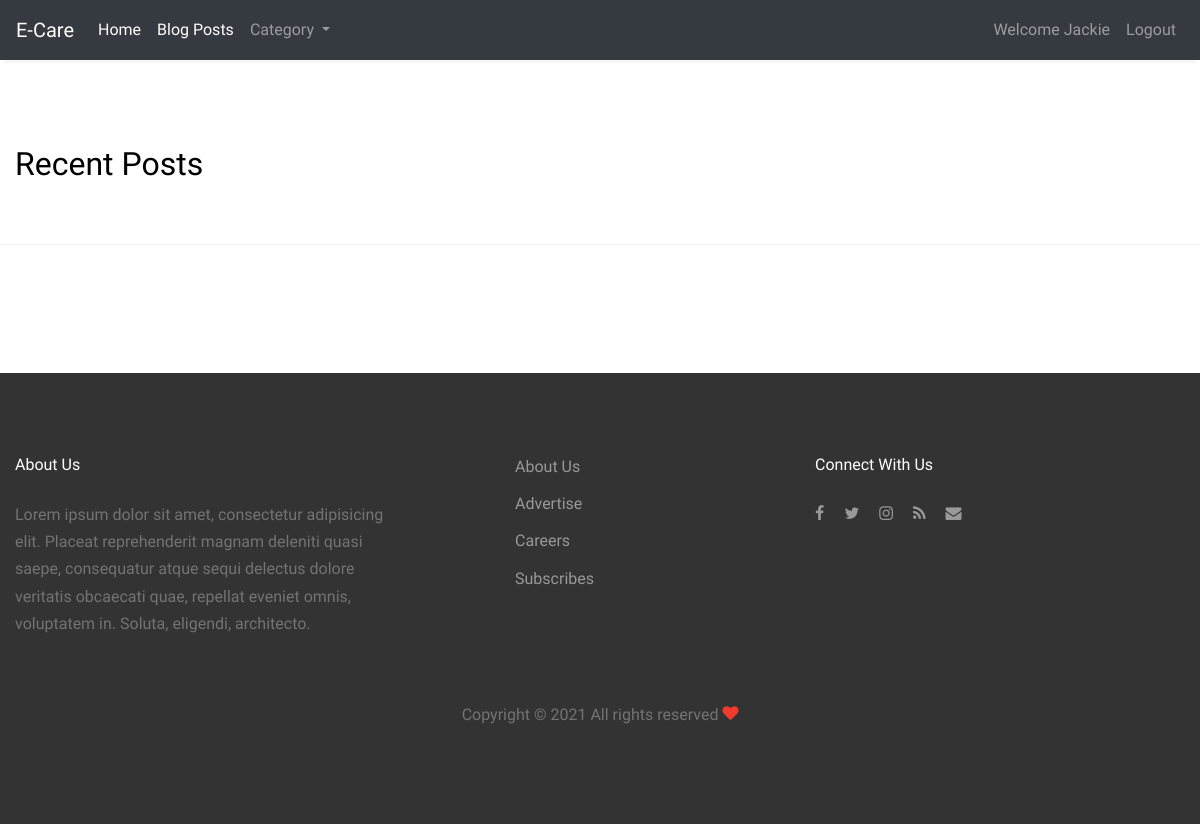
The page /publishpost (signed in) on the database as committed earlier.
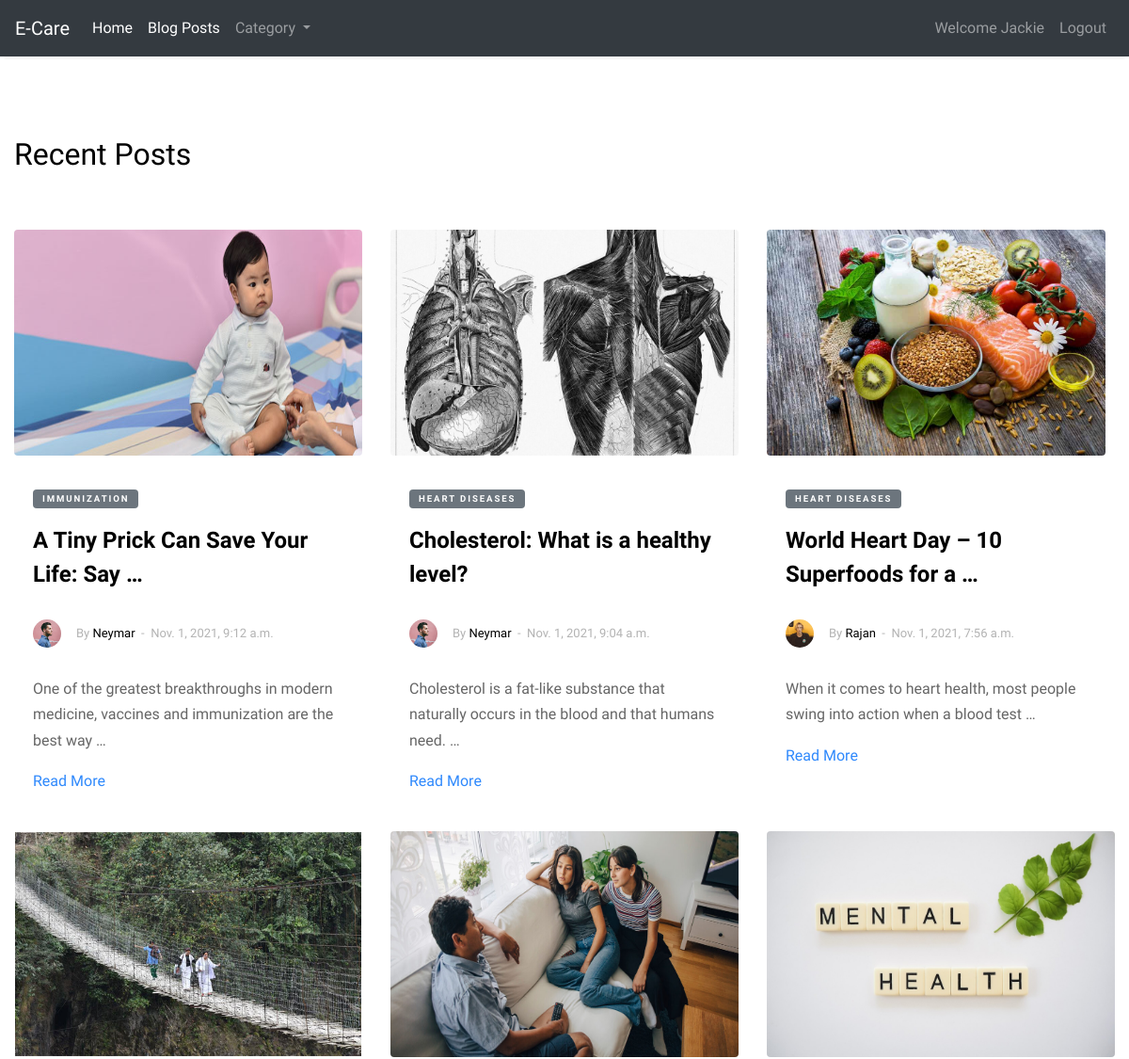
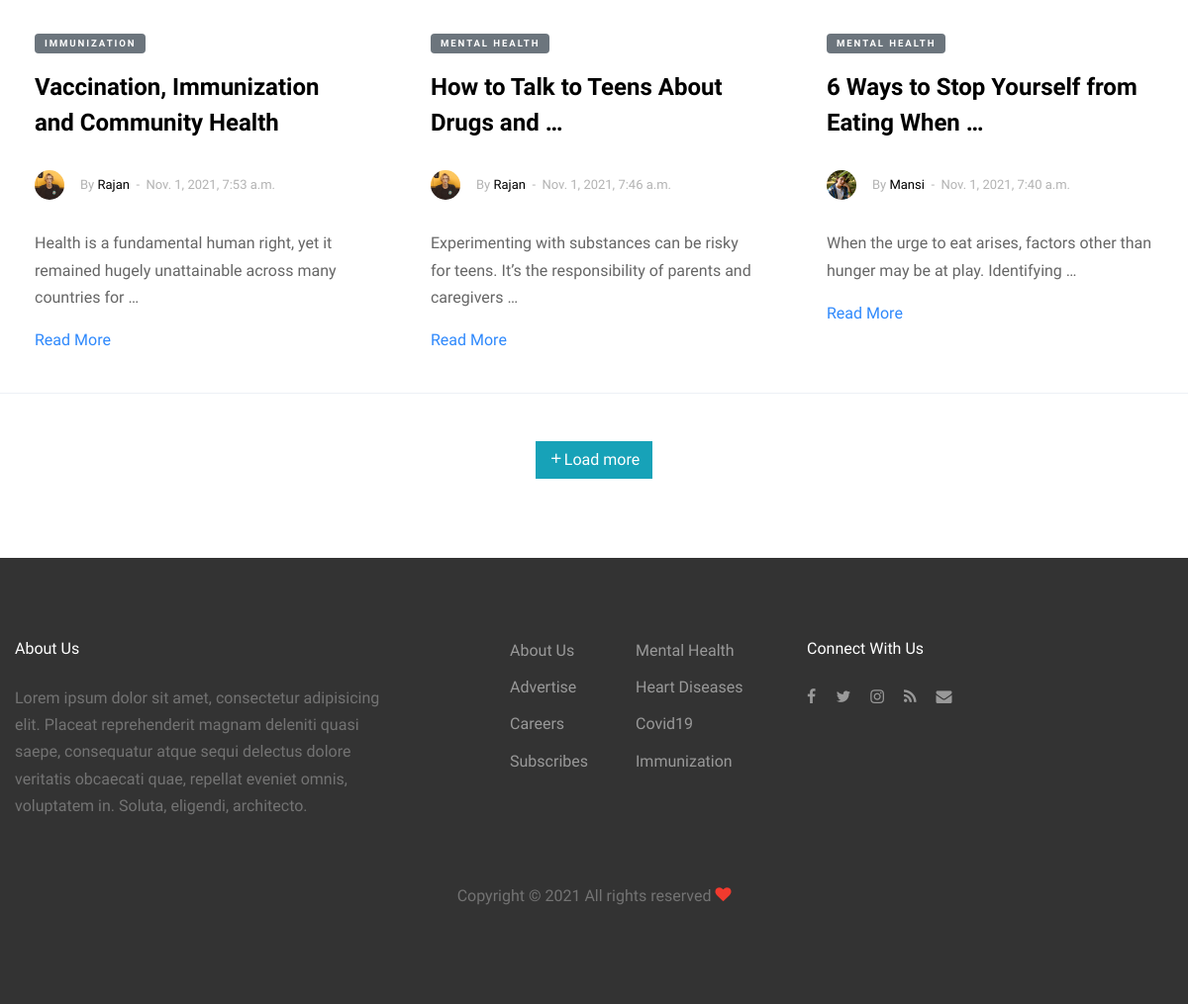
The same page on the database as committed later (2 pictures, top to bottom).
### app/models.py (models this page shows, shortened)
class Patient(models.Model):
    image = models.ImageField(upload_to=filepath, null=True , blank=True)
    username = models.CharField(max_length=50)
    first_name = models.CharField(max_length=50)
    last_name = models.CharField(max_length=50)
    email = models.EmailField()
    DorP = models.CharField(max_length=2, default='1')
    line1 = models.TextField(max_length=500)
    state = models.CharField(max_length=500)
    city = models.CharField(max_length=500)
    pincode = models.PositiveBigIntegerField()
    password = models.CharField(max_length=500)
    cpassword = models.CharField(max_length=500)

class Post(models.Model):
	title = models.CharField(max_length=255)
	slug = models.SlugField(unique=True)
	status = models.CharField(choices=STATUS_CHOICES, default='draft', max_length=10)
	publication_date = models.DateTimeField(default=now)
	category = models.ForeignKey(Category, on_delete=models.CASCADE)
	picture = models.ImageField(upload_to=filepath, null=True , blank=True)
	summary = models.TextField(max_length=1000)
	content = models.TextField(max_length=1000)
	author = models.CharField(max_length=30)

class Category(models.Model):
	title = models.CharField(max_length=100, verbose_name='Title')
	def __str__(self):
		return self.title

### app/views.py (the view)
# urls.py: path('publishpost', patientpostview , name='patientpostview'),
def patientpostview(request):
    categories = Category.objects.all()
    publishpost = Post.objects.filter(status='published').order_by('-id')
    paginator = Paginator(publishpost, 6)
    page_number = request.GET.get('page')
    publishpost = paginator.get_page(page_number)
    return render(request, 'patientpostview.html', {'publishpost':publishpost, 'categories':categories})

### app/templatetags/getname.py (called while the page is built)
@register.filter(name='author_name')
def author_name(id):
    created_by = Patient.objects.filter(id=id).first()
    return created_by.first_name

@register.filter(name='author_img')
def author_img(id):
    created_by = Patient.objects.filter(id=id).first()
    return created_by.image.url

@register.filter(name='is_doc')
def is_doc(login_user_id,postid):
    post = Post.objects.filter(id=postid).first()
    if int(login_user_id) == int(post.author):
        return True
    return False

@register.filter(name='is_doctor')
def is_doctor(login_user_id):
    doc = Patient.objects.filter(id=login_user_id).first()
    if doc.DorP=='2':
        return True
    return False

### app/templates/patientpostview.html (shortened to what this page needs)
<!doctype html>
<html lang="en">
{% load static %}
{% load getname %}
<head>
  <link rel="stylesheet" href="https://maxcdn.bootstrapcdn.com/bootstrap/4.0.0/css/bootstrap.min.css"
>
<link rel="stylesheet" href="{% static 'lost/fonts/icomoon/style.css' %}">
<link rel="stylesheet" href="{% static 'lost/css/bootstrap.min.css' %}">
<link rel="stylesheet" href="{% static 'lost/css/magnific-popup.css' %}">
<link rel="stylesheet" href="{% static 'lost/css/jquery-ui.css' %}">
<link rel="stylesheet" href="{% static 'lost/css/owl.carousel.min.css' %}">
<link rel="stylesheet" href="{% static 'lost/css/owl.theme.default.min.css' %}">
<link rel="stylesheet" href="{% static 'lost/css/bootstrap-datepicker.css' %}">
<link rel="stylesheet" href="{% static 'lost/fonts/flaticon/font/flaticon.css' %}">
<link rel="stylesheet" href="{% static 'lost/css/aos.css' %}">
<link rel="stylesheet" href="{% static 'lost/css/style.css' %}">
</head>
<body>
  <nav class="one-edge-shadow
  sticky-top navbar
  navbar-expand-lg
   navbar-dark bg-dark">
    <a class="navbar-brand" href="/">E-Care</a>
    <div class="collapse navbar-collapse" id="navbarSupportedContent">
      <ul class="navbar-nav mr-auto">
        <li class="nav-item active">
          <a class="nav-link" href="{% url 'patientpostview' %}">Home <span class="sr-only">(current)</span></a>
        </li>
        <li class="nav-item active">
          <a class="nav-link" href="{% url 'patientpostview' %}">Blog Posts <span class="sr-only">(current)</span></a>
        </li>
        <li class="nav-item dropdown">
          <a class="nav-link dropdown-toggle" href="#" id="navbarDropdown" role="button" data-toggle="dropdown" aria-haspopup="true" aria-expanded="false">
            Category
          </a>
        </li>
      </ul>
      <ul class=" navbar-nav my-2 my-lg-0">
        {% if request.session.patient %}
        <li class="nav-item ">
          <a class="nav-link" href="{% url 'profile' request.session.patient %}">Welcome {{request.session.patient|author_name}}<span class="sr-only">(current)</span></a>
        </li>
        <li class="nav-item ">
          <a class="nav-link" href="{% url 'logout' %}">Logout<span class="sr-only">(current)</span></a>
        </li>
        {% endif %}
      </ul>
    </div>
  </nav>
<div class="site-wrap">
    <div class="site-section">
      <div class="container">
        <div class="row mb-5">
          <div class="col-12">
            <h2>Recent Posts</h2>
          </div>
        </div>
        <div class="row">
        {% for post in publishpost %}
          <div class="col-lg-4 mb-4">
            <div class="entry2">
              <a href="{% url 'fullview' post.slug %}"><img style="height:15rem;" src="{{post.picture.url}}" alt="Image" class="img-fluid rounded"></a>
              <div class="excerpt">
              <span class="post-category text-white bg-secondary mb-3">{{post.category}}</span>
              <h2><a href="{% url 'fullview' post.slug %}">{{post.title|truncatewords:8}}</a></h2>
              <div class="post-meta align-items-center text-left clearfix">
                <figure class="author-figure mb-0 mr-3 float-left"><img src="{{post.author|author_img}}" alt="image" class="img-fluid"></figure>
                <span class="d-inline-block mt-1">By <a href="">{{post.author|author_name}}</a></span>
                <span>&nbsp;-&nbsp; {{post.publication_date}}</span>
              </div>
                <p>{{post.summary|truncatewords:15}}</p>
                <p><a href="{% url 'fullview' post.slug %}">Read More</a></p>
              </div>
            </div>
          </div>
        {% endfor %}
        </div>
        <div style="text-align: center!important;" class="row text-center pt-5 border-top">
            {% if publishpost.has_next %}
            <div style="text-align: center!important; width:80%; margin:auto;"><a href="?page={{ publishpost.next_page_number }}" class="btn-info btn text-center"><i class="icon-add"></i>Load more</a></div>
            {% endif %}
        </div>
      </div>
    </div>
    <div class="site-footer">
      <div class="container">
        <div class="row mb-5">
          <div class="col-md-4">
            <h3 class="footer-heading mb-4">About Us</h3>
            <p>Lorem ipsum dolor sit amet, consectetur adipisicing elit. Placeat reprehenderit magnam deleniti quasi saepe, consequatur atque sequi delectus dolore veritatis obcaecati quae, repellat eveniet omnis, voluptatem in. Soluta, eligendi, architecto.</p>
          </div>
          <div class="col-md-3 ml-auto">
            <ul class="list-unstyled float-left mr-5">
              <li><a href="#">About Us</a></li>
              <li><a href="#">Advertise</a></li>
              <li><a href="#">Careers</a></li>
              <li><a href="#">Subscribes</a></li>
            </ul>
            <ul class="list-unstyled float-left">
              {% for cat in categories %}
              <li><a href="{% url 'allpostbycategory' cat.id %}">{{cat.title}}</a></li>
              {% endfor %}
            </ul>
          </div>
          <div class="col-md-4">
            <div>
              <h3 class="footer-heading mb-4">Connect With Us</h3>
              <p>
                <a href="#"><span class="icon-facebook pt-2 pr-2 pb-2 pl-0"></span></a>
                <a href="#"><span class="icon-twitter p-2"></span></a>
                <a href="#"><span class="icon-instagram p-2"></span></a>
                <a href="#"><span class="icon-rss p-2"></span></a>
                <a href="#"><span class="icon-envelope p-2"></span></a>
              </p>
            </div>
          </div>
        </div>
        <div class="row">
          <div class="col-12 text-center">
            <p>
              Copyright &copy; <script>document.write(new Date().getFullYear());</script> All rights reserved <i class="icon-heart text-danger" aria-hidden="true"></i>  <a href="" target="_blank" ></a> <a href="" target="_blank"></a>
              </p>
          </div>
        </div>
      </div>
    </div>
  </div>
</body>
</html>

### app/static/lost/css/style.css (style rules this page uses)
body { line-height: 1.7; color: gray; font-weight: 300; font-size: 1rem; background: #fff; font-family: "Muli", -apple-system, BlinkMacSystemFont, "Segoe UI", Roboto, "Helvetica Neue", Arial, sans-serif, "Apple Color Emoji", "Segoe UI Emoji", "Segoe UI Symbol", "Noto Color Emoji"; }
a { -webkit-transition: .3s all ease; -o-transition: .3s all ease; transition: .3s all ease; color: #2f89fc; }
h1, h2, h3, h4, h5, .h1, .h2, .h3, .h4, .h5 { font-family: "Muli", -apple-system, BlinkMacSystemFont, "Segoe UI", Roboto, "Helvetica Neue", Arial, sans-serif, "Apple Color Emoji", "Segoe UI Emoji", "Segoe UI Symbol", "Noto Color Emoji"; line-height: 1.5; color: #000; }
.site-wrap:before { -webkit-transition: .3s all ease-in-out; -o-transition: .3s all ease-in-out; transition: .3s all ease-in-out; background: rgba(0, 0, 0, 0.6); content: ""; position: absolute; z-index: 2000; top: 0; left: 0; right: 0; bottom: 0; opacity: 0; visibility: hidden; }
.btn { border-radius: 0; }
.site-section { padding: 2.5em 0; }
@media (min-width: 768px) { .site-section { padding: 5em 0; } }
.border-top { border-top: 1px solid #edf0f5 !important; }
.site-footer { padding: 4em 0; background: #333333; }
@media (min-width: 768px) { .site-footer { padding: 5em 0; } }
.site-footer p { color: #737373; }
.site-footer h2, .site-footer h3, .site-footer h4, .site-footer h5 { color: #fff; }
.site-footer a { color: #999999; }
.site-footer ul li { margin-bottom: 10px; }
.site-footer .footer-heading { font-size: 16px; color: #fff; }
.container { max-width: 1200px; }
.muted, .entry2 p { color: #666666; }
.post-meta { font-size: 13px; color: #b3b3b3; }
.post-category { display: inline-block; padding: 2px 10px; border-radius: 4px; letter-spacing: .2em; font-weight: 700; font-size: .6rem; text-transform: uppercase; }
.entry2 img { margin-bottom: 30px; }
.entry2 h2 { font-size: 24px; margin-bottom: 30px; font-weight: 700; }
.entry2 h2 a { color: #000; }
.entry2 .excerpt { padding-left: 20px; padding-right: 20px; }
.entry2 .post-meta { color: #b3b3b3; font-size: 13px; width: 100%; display: block; }
.entry2 .post-meta a { color: #000; }
.entry2 .post-meta .author-figure img { width: 30px; border-radius: 50%; }

### app/templates/patientpostview.html (style rules this page uses)
nav { background-color: white; }
.one-edge-shadow { box-shadow: 0 8px 2px -5px rgb(246, 245, 245); }

Rows that differ between the two databases and show on the page:
added Post: picture (picture), category "IMMUNIZATION", title "A Tiny Prick Can Save Your Life: Say …", author|author_img (picture), author|author_name "Neymar", publication_date "Nov. 1, 2021, 9:12 a.m.", summary "One of the greatest breakthroughs in modern medicine, vaccines and immunization are the best way …"
added Post: picture (picture), category "HEART DISEASES", title "Cholesterol: What is a healthy level?", author|author_img (picture), author|author_name "Neymar", publication_date "Nov. 1, 2021, 9:04 a.m.", summary "Cholesterol is a fat-like substance that naturally occurs in the blood and that humans need. …"
added Post: picture (picture), category "HEART DISEASES", title "World Heart Day – 10 Superfoods for a …", author|author_img (picture), author|author_name "Rajan", publication_date "Nov. 1, 2021, 7:56 a.m.", summary "When it comes to heart health, most people swing into action when a blood test …"
added Post: picture (picture), category "IMMUNIZATION", title "Vaccination, Immunization and Community Health", author|author_img (picture), author|author_name "Rajan", publication_date "Nov. 1, 2021, 7:53 a.m.", summary "Health is a fundamental human right, yet it remained hugely unattainable across many countries for …"
added Post: picture (picture), category "MENTAL HEALTH", title "How to Talk to Teens About Drugs and …", author|author_img (picture), author|author_name "Rajan", publication_date "Nov. 1, 2021, 7:46 a.m.", summary "Experimenting with substances can be risky for teens. It’s the responsibility of parents and caregivers …"
added Post: picture (picture), category "MENTAL HEALTH", title "6 Ways to Stop Yourself from Eating When …", author|author_img (picture), author|author_name "Mansi", publication_date "Nov. 1, 2021, 7:40 a.m.", summary "When the urge to eat arises, factors other than hunger may be at play. Identifying …"
added Category: title "Mental Health"
added Category: title "Heart Diseases"
added Category: title "Covid19"
added Category: title "Immunization"
Other text that changed with them:
text now shown: "Load more"
